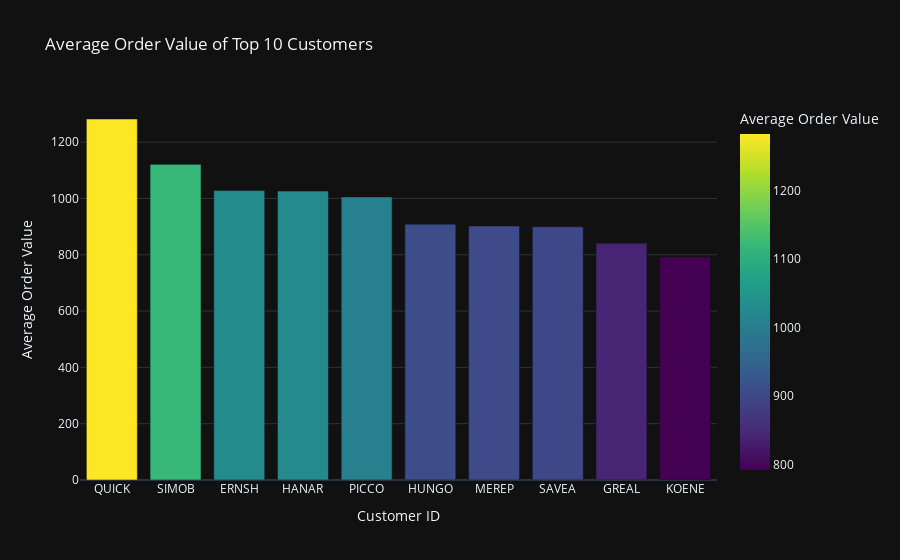

The code cell stored with this chart in its notebook:
### Code cell
# visualizing top 10 customers with highest price average
fig = px.bar(df,
            x='customer_id',
            y='avg',
            title='Average Order Value of Top 10 Customers',
            labels={"customer_id":"Customer ID","avg":"Average Order Value"},
            color='avg',
            color_continuous_scale='Viridis',
            template='plotly_dark')

fig.show()

### Figure 1 — Plotly figure (JSON) as saved in the notebook; plotly's stock layout.template omitted (floating-point values rounded to 4 significant figures)
{"data": [{"alignmentgroup": "True", "hovertemplate": "Customer ID=%{x}<br>Average Order Value=%{marker.color}<extra></extra>", "legendgroup": "", "marker": {"color": [1282.0, 1121.0, 1028.0, 1026.0, 1006.0, 908.7, 902.3, 899.7, 841.2, 792.5], "coloraxis": "coloraxis", "pattern": {"shape": ""}}, "name": "", "offsetgroup": "", "orientation": "v", "showlegend": false, "textposition": "auto", "type": "bar", "x": ["QUICK", "SIMOB", "ERNSH", "HANAR", "PICCO", "HUNGO", "MEREP", "SAVEA", "GREAL", "KOENE"], "xaxis": "x", "y": [1282.0, 1121.0, 1028.0, 1026.0, 1006.0, 908.7, 902.3, 899.7, 841.2, 792.5], "yaxis": "y"}], "layout": {"barmode": "relative", "coloraxis": {"colorbar": {"title": {"text": "Average Order Value"}}, "colorscale": [[0, "#440154"], [0.1111, "#482878"], [0.2222, "#3e4989"], [0.3333, "#31688e"], [0.4444, "#26828e"], [0.5556, "#1f9e89"], [0.6667, "#35b779"], [0.7778, "#6ece58"], [0.8889, "#b5de2b"], [1, "#fde725"]]}, "legend": {"tracegroupgap": 0}, "title": {"text": "Average Order Value of Top 10 Customers"}, "xaxis": {"anchor": "y", "domain": [0, 1], "title": {"text": "Customer ID"}}, "yaxis": {"anchor": "x", "domain": [0, 1], "title": {"text": "Average Order Value"}}}}
